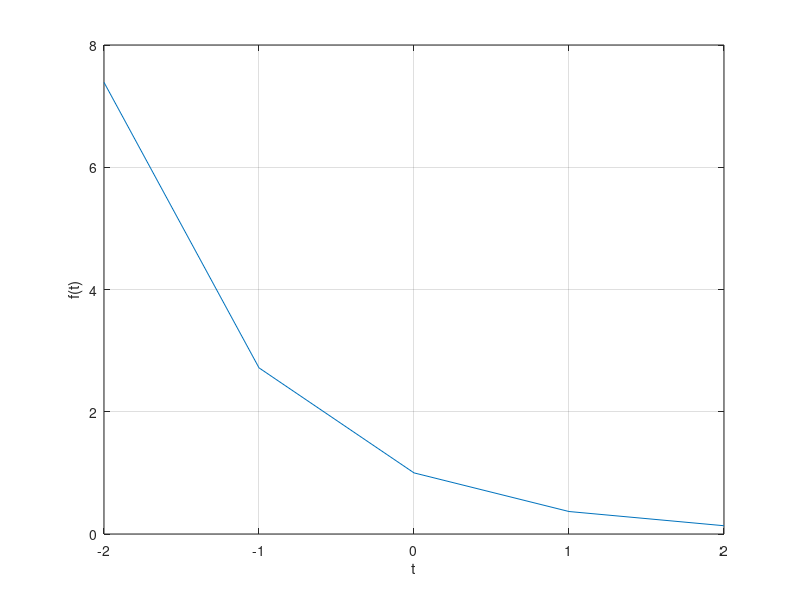

Write the MATLAB code that produced this figure.
%A.1

t = (-2:2);  %from -2 to 2
f = @(t) exp(-t).*cos(2*pi*t);  %f(t)
plot(t,f(t)); 
xlabel('t');
ylabel('f(t)');
grid;

t = (-2:0.01:2); %from -2 to 2 in increments of 0.01
f = @(t) exp(-t).*cos(2*pi*t); %f(t)
plot(t,f(t));
xlabel('t');
ylabel('f(t)');
grid;

%A.2

t = (-2:2);
f = @(t) exp(-t);
plot(t, f(t));
xlabel('t');
ylabel('f(t)');
grid;

%A.3
%they are identitcal due to the large step size that was set for these 2
%graphs. All the graphs are decreasing exponentially.

%B.1
